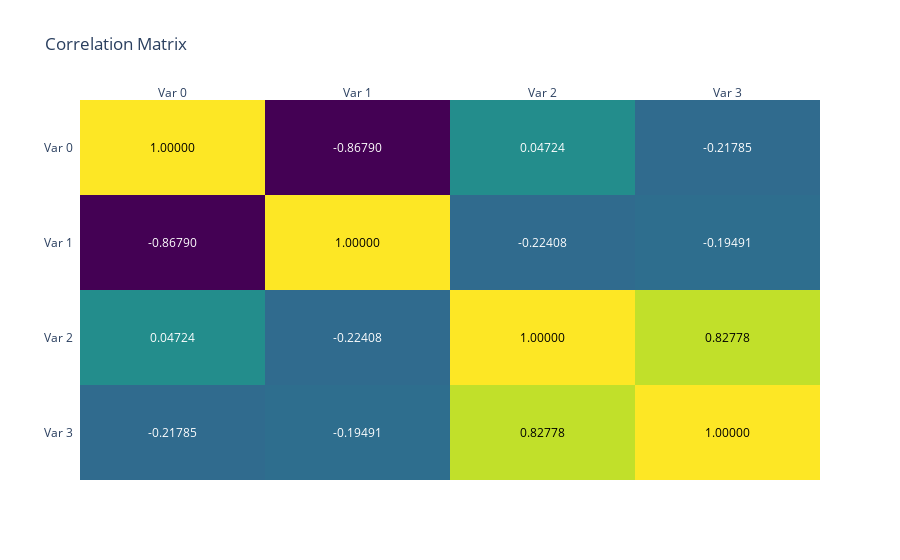

This figure's notebook cell:
### Markdown cell above
## Correlation matrix

### Code cell
m.dist.lkj_cholesky(4, 2, name = 'a', sample = True).corr_heatmap()

### Figure 1 — Plotly figure (JSON) as saved in the notebook; plotly's stock layout.template omitted (floating-point values rounded to 4 significant figures)
{"data": [{"colorscale": [[0, "#440154"], [0.1111, "#482878"], [0.2222, "#3e4989"], [0.3333, "#31688e"], [0.4444, "#26828e"], [0.5556, "#1f9e89"], [0.6667, "#35b779"], [0.7778, "#6ece58"], [0.8889, "#b5de2b"], [1, "#fde725"]], "reversescale": false, "showscale": false, "type": "heatmap", "x": ["Var 0", "Var 1", "Var 2", "Var 3"], "y": ["Var 0", "Var 1", "Var 2", "Var 3"], "z": [[1.0, -0.8679, 0.04724, -0.2179], [-0.8679, 1.0, -0.2241, -0.1949], [0.04724, -0.2241, 1.0, 0.8278], [-0.2179, -0.1949, 0.8278, 1.0]]}], "layout": {"annotations": [{"font": {"color": "#000000"}, "showarrow": false, "text": "1.00000", "x": "Var 0", "xref": "x", "y": "Var 0", "yref": "y"}, {"font": {"color": "#FFFFFF"}, "showarrow": false, "text": "-0.86790", "x": "Var 1", "xref": "x", "y": "Var 0", "yref": "y"}, {"font": {"color": "#FFFFFF"}, "showarrow": false, "text": "0.04724", "x": "Var 2", "xref": "x", "y": "Var 0", "yref": "y"}, {"font": {"color": "#FFFFFF"}, "showarrow": false, "text": "-0.21785", "x": "Var 3", "xref": "x", "y": "Var 0", "yref": "y"}, {"font": {"color": "#FFFFFF"}, "showarrow": false, "text": "-0.86790", "x": "Var 0", "xref": "x", "y": "Var 1", "yref": "y"}, {"font": {"color": "#000000"}, "showarrow": false, "text": "1.00000", "x": "Var 1", "xref": "x", "y": "Var 1", "yref": "y"}, {"font": {"color": "#FFFFFF"}, "showarrow": false, "text": "-0.22408", "x": "Var 2", "xref": "x", "y": "Var 1", "yref": "y"}, {"font": {"color": "#FFFFFF"}, "showarrow": false, "text": "-0.19491", "x": "Var 3", "xref": "x", "y": "Var 1", "yref": "y"}, {"font": {"color": "#FFFFFF"}, "showarrow": false, "text": "0.04724", "x": "Var 0", "xref": "x", "y": "Var 2", "yref": "y"}, {"font": {"color": "#FFFFFF"}, "showarrow": false, "text": "-0.22408", "x": "Var 1", "xref": "x", "y": "Var 2", "yref": "y"}, {"font": {"color": "#000000"}, "showarrow": false, "text": "1.00000", "x": "Var 2", "xref": "x", "y": "Var 2", "yref": "y"}, {"font": {"color": "#000000"}, "showarrow": false, "text": "0.82778", "x": "Var 3", "xref": "x", "y": "Var 2", "yref": "y"}, {"font": {"color": "#FFFFFF"}, "showarrow": false, "text": "-0.21785", "x": "Var 0", "xref": "x", "y": "Var 3", "yref": "y"}, {"font": {"color": "#FFFFFF"}, "showarrow": false, "text": "-0.19491", "x": "Var 1", "xref": "x", "y": "Var 3", "yref": "y"}, {"font": {"color": "#000000"}, "showarrow": false, "text": "0.82778", "x": "Var 2", "xref": "x", "y": "Var 3", "yref": "y"}, {"font": {"color": "#000000"}, "showarrow": false, "text": "1.00000", "x": "Var 3", "xref": "x", "y": "Var 3", "yref": "y"}], "title": {"text": "Correlation Matrix"}, "xaxis": {"dtick": 1, "gridcolor": "rgb(0, 0, 0)", "side": "top", "ticks": ""}, "yaxis": {"autorange": "reversed", "dtick": 1, "ticks": "", "ticksuffix": "  "}}}
